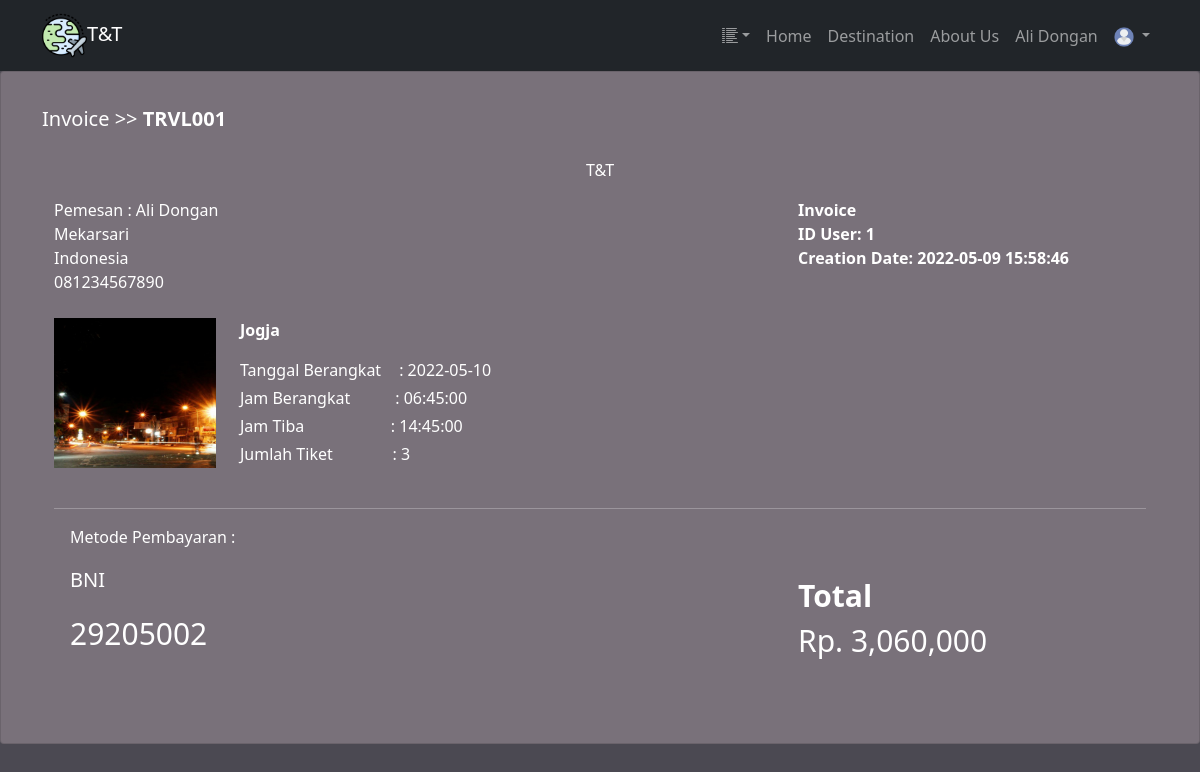
Page /user/indexs.php?page=invoice&kd_transaksi=TRVL001 (signed in) on the committed database.
### tables this page shows
CREATE TABLE `tb_transaksi` (
  `id` int(4) NOT NULL,
  `kd_transaksi` varchar(10) NOT NULL,
  `user_id` int(4) NOT NULL,
  `no_items` int(4) NOT NULL,
  `jmlh_tiket` varchar(4) NOT NULL,
  `tgl_berangkat` date NOT NULL,
  `via_bayar` enum('BCA','BRI','BNI','OVO','GOPAY') NOT NULL,
  `va` int(11) NOT NULL,
  `biaya_admin` decimal(10,0) NOT NULL,
  `total` decimal(10,0) NOT NULL,
  `waktu_pesan` datetime NOT NULL
);

CREATE TABLE `tb_user` (
  `id_cust` int(4) NOT NULL,
  `username` varchar(15) NOT NULL,
  `password` varchar(50) NOT NULL,
  `nama_cust` varchar(50) NOT NULL,
  `alamat` text NOT NULL,
  `no_telp` varchar(13) NOT NULL,
  `status` enum('admin','user') NOT NULL,
  `thumbnail` varchar(255) DEFAULT NULL,
  `dibuat` datetime NOT NULL DEFAULT current_timestamp(),
  `diedit` datetime DEFAULT NULL ON UPDATE current_timestamp()
);

CREATE TABLE `tb_items` (
  `no_items` int(4) NOT NULL,
  `tujuan_wisata` varchar(50) NOT NULL,
  `jmlh_hari` int(2) NOT NULL,
  `jam_berangkat` time NOT NULL,
  `jam_tiba` time NOT NULL,
  `transportasi` enum('pesawat','kereta','bus','kapal') NOT NULL,
  `penginapan` varchar(50) NOT NULL,
  `restoran` varchar(50) NOT NULL,
  `harga` decimal(10,0) NOT NULL,
  `deskripsi` text NOT NULL,
  `thumbnail` varchar(255) DEFAULT NULL
);

### user/invoice.php (the view, shortened to what this page needs)
<?php
    if(isset($_GET['kd_transaksi'])){
    $kd_transaksi = $_GET['kd_transaksi'];
    $query = mysqli_query($koneksi, "SELECT * FROM tb_transaksi JOIN tb_user ON tb_transaksi.user_id = tb_user.id_cust JOIN tb_items ON tb_transaksi.no_items = tb_items.no_items WHERE kd_transaksi ='$kd_transaksi'");
    $data = mysqli_fetch_array($query);
    if (mysqli_num_rows($query) == 1) {
?>
<div class="card" style="background-color: #79717A; color: white">
    <div class="card-body">
        <div class="container mb-5 mt-3">
            <div class="row d-flex align-items-baseline">
                <div class="col-xl-9">
                    <p style="color: white;font-size: 20px;">Invoice &gt;&gt;
                        <strong><?= $data['kd_transaksi']?></strong>
                    </p>
                </div>
            </div>
            <div class="container">
                <div class="col-md-12">
                    <div class="text-center">
                        <p class="pt-2">T&T</p>
                    </div>
                </div>
                <div class="row">
                    <div class="col-xl-8">
                        <ul class="list-unstyled">
                            <li class="text-muted"><span style="color: white;">Pemesan :</span> <span
                                    style="color: white;"><?= $data['nama_cust']?></span>
                            </li>
                            <li class="text-muted"><span style="color: white;"><?= $data['alamat']?></span></li>
                            <li class="text-muted"><span style="color: white;">Indonesia</span></li>
                            <li class="text-muted"><span style="color: white;"> <?= $data['no_telp']?></span></li>
                        </ul>
                    </div>
                    <div class="col-xl-4">
                        <span style="color: white;" class="fw-bold">Invoice
                        </span>
                        <ul class="list-unstyled">
                            <li class="text-muted"><span style="color: white;" class="fw-bold">ID User:
                                    <?= $_SESSION['id_cust'] ?>
                                </span></li>
                            <li class="text-muted"><span style="color: white;" class="fw-bold">Creation Date:
                                    <?= $data['waktu_pesan']?></span></li>
                        </ul>
                    </div>
                </div>
                <div class="row my-2 justify-content-center">
                    <div class="col-md-2 mb-4 mb-md-0">
                        <div class="
                        bg-image
                        ripple
                        rounded-5
                        mb-4
                        overflow-hidden
                        d-block
                        " data-ripple-color="light">
                            <img src="../assets/images/<?= $data['thumbnail'] ?>" width="250px" height="150px"
                                alt="Elegant shoes and shirt" />
                        </div>
                    </div>
                    <div class="col-md mb-4 mb-md-0">
                        <p class="fw-bold"><?= $data['tujuan_wisata'] ?></p>
                        <p class="mb-1">
                            <span class="me-2" style="color: white;">Tanggal
                                Berangkat</span><span style="padding-left: 10px; color:white;">:</span>
                            <span><?= $data['tgl_berangkat'] ?></span>
                        </p>
                        <p class="mb-1">
                            <span class="me-2">Jam
                                Berangkat</span><span style="padding-left: 37px;">:</span>
                            <span><?= $data['jam_berangkat'] ?></span>
                        </p>
                        <p class="mb-1">
                            <span class="me-2">Jam
                                Tiba</span><span style="padding-left: 78.5px;">:</span>
                            <span><?= $data['jam_tiba'] ?></span>
                        </p>
                        <p class="mb-1">
                            <span class="me-2">Jumlah Tiket</span>
                            <span style="padding-left: 47.5px;">:</span> <span><?= $data['jmlh_tiket'] ?></span>
                        </p>
                    </div>
                </div>
                <hr>
                <div class="row">
                    <div class="col-xl-8">
                        <p class="ms-3">Metode Pembayaran :</p>
                        <p style="font-size: 20px;" class="ms-3"><?= $data['via_bayar'] ?></p>
                        <p style="font-size: 30px;" class="ms-3"><i class=" fas fa-phone"></i><?= $data['va']?></p>
                    </div>
                    <div class="col-xl-3 mt-5">
                        <p class="text-black float-start"><b><span style="font-size: 30px;"
                                    class="text-black me-3">Total</span>
                                <br></b><span style="font-size: 30px;">Rp.
                                <?=number_format($data['total'])?></span></p>
                    </div>
                </div>
            </div>
        </div>
    </div>
</div>
<?php
    } else {
        header("Location:indexs.php?page=home");
    }
} else {
    header("Location:indexs.php?page=home");
}
?>

### rows in the picture
tb_transaksi: kd_transaksi "TRVL001", user.nama_cust "Ali Dongan", user.alamat "Mekarsari", user.no_telp "081234567890", waktu_pesan "2022-05-09 15:58:46", no_items.thumbnail (picture), no_items.tujuan_wisata "Jogja", tgl_berangkat "2022-05-10", no_items.jam_berangkat "06:45:00", no_items.jam_tiba "14:45:00", jmlh_tiket "3", via_bayar "BNI", va "29205002", total "3,060,000"

### other values in the picture
$_SESSION['nama_cust'] "Ali Dongan"
$_SESSION['id_cust'] "1"
